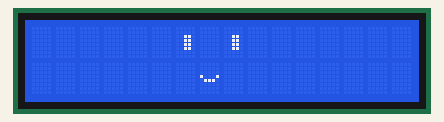
This sketch was run on a simulated Arduino Uno, built with avr-gcc and run on an emulated ATmega328P. Parts: 16×2 character LCD.

Above: at 0.1 s.
At 1.2 s:
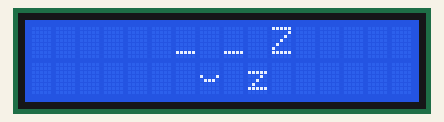
At 2.2 s:
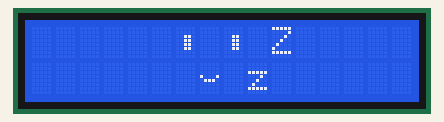

The sketch:

displayDesignProj.ino
```cpp
#include <Wire.h>
#include <LiquidCrystal_I2C.h>

// Set the LCD address to 0x27 in PCF8574 by NXP and Set to 0x3F in PCF8574A by Ti
LiquidCrystal_I2C lcd(0x3F, 16, 2);

byte eye[] = { //eye
  B00000,
  B00000,
  B00110,
  B00110,
  B00110,
  B00110,
  B00000,
  B00000
};
byte mouth[] = { //mouth
  B00000,
  B00000,
  B00000,
  B00000,
  B00000,
  B01110,
  B00000,
  B00000
};

byte smile[] = {
  B00000,
  B00000,
  B00000,
  B10001,
  B01110,
  B00000,
  B00000,
  B00000
};
byte selectLeft[] = {
  B11000,
  B10000,
  B00000,
  B00000,
  B00000,
  B00000,
  B10000,
  B11000
};
byte selectRight[] = {
  B00011,
  B00001,
  B00000,
  B00000,
  B00000,
  B00000,
  B00001,
  B00011
};
byte water[] = {
  B00000,
  B00100,
  B01110,
  B11111,
  B11101,
  B11011,
  B01110,
  B00000
};
byte berry[] = {
  B00000,
  B01110,
  B00100,
  B11111,
  B10111,
  B11011,
  B01110,
  B00100
};
byte closedEye[] = {
  B00000,
  B00000,
  B00000,
  B00000,
  B00111,
  B00000,
  B00000,
  B00000
};
byte hat[] = {
  B00000,
  B00000,
  B01110,
  B01010,
  B11011,
  B11111,
  B00000,
  B00000
};
byte sparkle[] = {
  B00000,
  B00001,
  B00011,
  B01001,
  B11100,
  B01010,
  B00111,
  B00010
};

char s = 97;
void setup() {
  lcd.begin(23, 22);
  lcd.backlight();
  lcd.createChar(0, eye);
  lcd.createChar(1, smile);
  lcd.createChar(2, selectLeft);
  lcd.createChar(3, selectRight);

}

void loop() {
  lcd.setCursor(6, 0); //eye
  lcd.write(0);
  lcd.setCursor(8, 0); //eye
  lcd.write(0);
  lcd.setCursor(7, 1);
  lcd.write(1); //mouth
  delay(1000);
  lcd.clear();
  lcd.setCursor(6, 0);
  lcd.print("_");
  lcd.setCursor(8, 0);
  lcd.print("_");
  lcd.setCursor(7, 1);
  lcd.write(1);
  lcd.setCursor(10,0);
  lcd.print("Z");
  lcd.setCursor(9, 1);
  lcd.print("z");
  delay(1000);
}
```

Measured:
- what the display in image 1 shows lasts 1.0 s, from 1.1 s to 2.1 s
